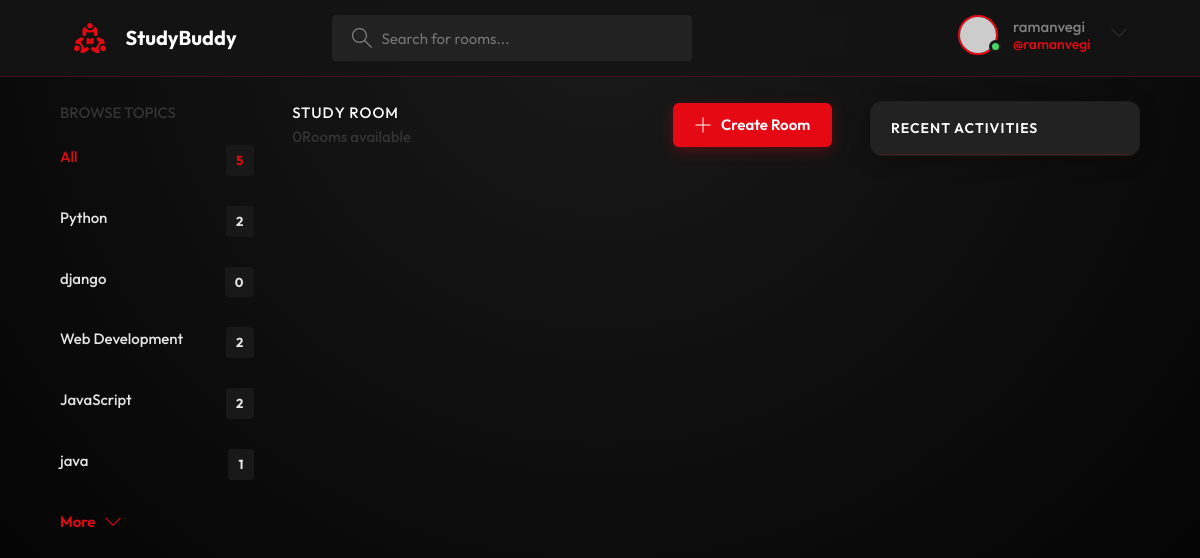
Page /?q=GitHub (signed in) on the earlier database version.
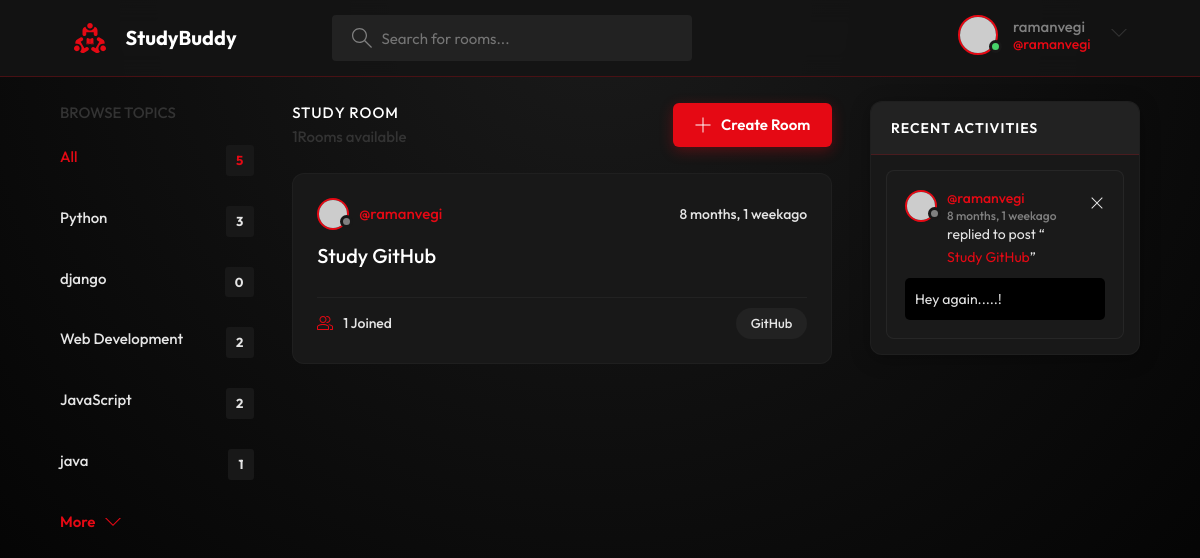
Same page on the later database version.
### base/models.py (models this page shows, shortened)
class Topic(models.Model):
    name = models.CharField(max_length=200)

class Room(models.Model):
    host = models.ForeignKey(User, on_delete = models.SET_NULL, null=True)
    topic = models.ForeignKey(Topic, on_delete = models.SET_NULL, null=True)
    name = models.CharField(max_length=200)
    description = models.TextField(null=True, blank=True)
    participants = models.ManyToManyField(User, related_name='participants', blank=True)
    updated = models.DateTimeField(auto_now=True)
    created = models.DateTimeField(auto_now_add=True)
    class Meta:
        ordering = ['-updated', '-created']
    def __str__(self):
        return self.name

class Message(models.Model):
    user = models.ForeignKey(User, on_delete = models.CASCADE)
    room = models.ForeignKey(Room, on_delete = models.CASCADE )
    body = models.TextField()
    updated = models.DateTimeField(auto_now=True)
    created = models.DateTimeField(auto_now_add=True)
    class Meta:
        ordering = ['-updated', '-created']

### base/views.py (the view)
# urls.py: path('',views.home, name="home"),
def home(request):
    if not request.user.is_authenticated:
        return redirect('login')
    q = request.GET.get('q') if request.GET.get('q') != None else ''
    rooms = Room.objects.filter(
        Q(topic__name__icontains=q) |
        Q(name__icontains = q) |
        Q(description__icontains = q)
        )
    topics = Topic.objects.all()[0:5]
    room_count = rooms.count()
    room_messages = Message.objects.filter(Q(room__topic__name__icontains=q))
    context = {'rooms': rooms, 'topics':topics,
               'room_count': room_count,
               'room_messages' : room_messages}
    return render(request,'base/home.html', context)

### base/templates/base/home.html (shortened to what this page needs)
{% extends 'main.html' %}
{% block content %}
    <main class="layout layout--3">
      <div class="container">
        {% include 'base/topics_component.html'%}
        <div class="roomList">
          <div class="roomList__header">
            <div>
              <h2>Study Room</h2>
              <p>{{room_count}}Rooms available</p>
            </div>
            <a class="btn btn--main" href="{% url 'create-room' %}">
              <svg version="1.1" xmlns="http://www.w3.org/2000/svg" width="32" height="32" viewBox="0 0 32 32">
                <title>add</title>
                <path
                  d="M16.943 0.943h-1.885v14.115h-14.115v1.885h14.115v14.115h1.885v-14.115h14.115v-1.885h-14.115v-14.115z"
                ></path>
              </svg>
              Create Room
            </a>
          </div>
          {% include 'base/feed_component.html' %}
        </div>
         {% include 'base/activity_component.html' %}
      </div>
    </main>
{% endblock %}

### base/templates/base/topics_component.html
<div class="topics">
    <div class="topics__header">
            <h2>Browse Topics</h2>
    </div>
        <ul class="topics__list">
            <li>
              <a href="{% url 'home' %}" class="active">All<span>{{topics.count}}</span></a>
            </li>
            {% for topic in topics %}
            <li>
              <a href="{% url 'home' %}?q={{topic.name}}">{{topic.name}}<span>{{topic.room_set.all.count}}</span></a>
            </li>
            {% endfor%}
        </ul>
          <a class="btn btn--link" href="{% url 'topics' %}">
            More
            <svg version="1.1" xmlns="http://www.w3.org/2000/svg" width="32" height="32" viewBox="0 0 32 32">
              <title>chevron-down</title>
              <path d="M16 21l-13-13h-3l16 16 16-16h-3l-13 13z"></path>
            </svg>
          </a>
        </div>

### base/templates/base/feed_component.html (shortened to what this page needs)
{% for room in rooms %}
        <div class="roomListRoom">
            <div class="roomListRoom__header">
              <a href="{% url 'user-profile' room.host.id %}" class="roomListRoom__author">
                <div class="avatar avatar--small">
                  <img src="https://randomuser.me/api/portraits/women/11.jpg" />
                </div>
                <span>@{{room.host.username}}</span>
              </a>
              <div class="roomListRoom__actions">
                <span>{{room.created|timesince}}ago</span>
              </div>
            </div>
            <div class="roomListRoom__content">
              <a href="{% url 'room' room.id %}">{{room.name}}</a>
            </div>
            <div class="roomListRoom__meta">
              <a href="{% url 'room' room.id %}" class="roomListRoom__joined">
                {{room.participants.all.count}} Joined
              </a>
              <p class="roomListRoom__topic">{{room.topic.name}}</p>
            </div>
        </div>
{% endfor %}

### base/templates/base/activity_component.html
        <div class="activities">
          <div class="activities__header">
            <h2>Recent Activities</h2>
          </div>
         {% for message in room_messages %}
          <div class="activities__box">
            <div class="activities__boxHeader roomListRoom__header">
              <a href="{% url 'user-profile' message.user.id %}" class="roomListRoom__author">
                <div class="avatar avatar--small">
                  <img src="https://randomuser.me/api/portraits/women/11.jpg" />
                </div>
                <p>
                  @{{ message.user }}
                  <span>{{message.created|timesince}}ago</span>
                </p>
              </a>
               {% if request.user == message.user %}
              <div class="roomListRoom__actions">
                <a href="{% url 'delete-message' message.id %}">
                  <svg version="1.1" xmlns="http://www.w3.org/2000/svg" width="32" height="32" viewBox="0 0 32 32">
                    <title>remove</title>
                    <path
                      d="M27.314 6.019l-1.333-1.333-9.98 9.981-9.981-9.981-1.333 1.333 9.981 9.981-9.981 9.98 1.333 1.333 9.981-9.98 9.98 9.98 1.333-1.333-9.98-9.98 9.98-9.981z"
                    ></path>
                  </svg>
                </a>
              </div>
              {% endif %}
            </div>
            <div class="activities__boxContent">
              <p>replied to post “<a href="{% url 'room' message.room.id %}">{{message.room}}</a>”</p>
              <div class="activities__boxRoomContent">
                {{message.body}}
              </div>
            </div>
          </div>
          {% endfor %}
        </div>

Differences in the rows shown:
computed for Topic "Python": room_set.all.count "2" → "3"
added Room: host.username "ramanvegi", created "8 months, 1 week", name "Study GitHub", participants.all.count "1", topic.name "GitHub"
added Message: user "ramanvegi", created "8 months, 1 week", room "Study GitHub", body "Hey again.....!"
Other differences:
{{ room_count }}: "0" → "1"
